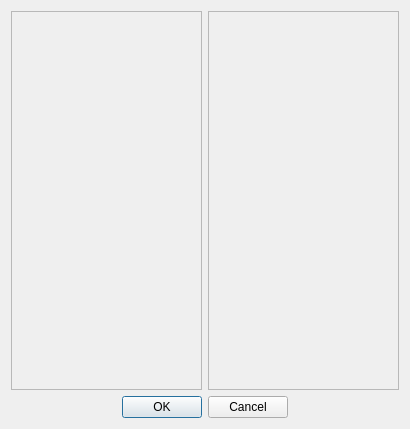
<?xml version="1.0" encoding="UTF-8"?>
<ui version="4.0">
 <class>ManageSwarmDialog</class>
 <widget class="QDialog" name="ManageSwarmDialog">
  <property name="geometry">
   <rect>
    <x>0</x>
    <y>0</y>
    <width>410</width>
    <height>429</height>
   </rect>
  </property>
  <property name="windowTitle">
   <string>Manage Swarm</string>
  </property>
  <layout class="QVBoxLayout" name="verticalLayout_2">
   <item>
    <layout class="QHBoxLayout" name="horizontalLayout">
     <item>
      <layout class="QVBoxLayout" name="verticalLayout_3">
       <property name="spacing">
        <number>0</number>
       </property>
       <item>
        <widget class="QScrollArea" name="addUAVWidget">
         <property name="widgetResizable">
          <bool>true</bool>
         </property>
         <widget class="QWidget" name="scrollAreaWidgetContents_3">
          <property name="geometry">
           <rect>
            <x>0</x>
            <y>0</y>
            <width>186</width>
            <height>363</height>
           </rect>
          </property>
          <layout class="QVBoxLayout" name="verticalLayout_5">
           <item>
            <layout class="QVBoxLayout" name="addUAVLay">
             <property name="spacing">
              <number>7</number>
             </property>
            </layout>
           </item>
           <item>
            <spacer name="verticalSpacer">
             <property name="orientation">
              <enum>Qt::Vertical</enum>
             </property>
             <property name="sizeHint" stdset="0">
              <size>
               <width>20</width>
               <height>40</height>
              </size>
             </property>
            </spacer>
           </item>
          </layout>
         </widget>
        </widget>
       </item>
      </layout>
     </item>
     <item>
      <layout class="QVBoxLayout" name="verticalLayout">
       <property name="spacing">
        <number>0</number>
       </property>
       <item>
        <widget class="QScrollArea" name="addThreatWidget">
         <property name="widgetResizable">
          <bool>true</bool>
         </property>
         <widget class="QWidget" name="scrollAreaWidgetContents_4">
          <property name="geometry">
           <rect>
            <x>0</x>
            <y>0</y>
            <width>185</width>
            <height>363</height>
           </rect>
          </property>
          <layout class="QVBoxLayout" name="verticalLayout_7">
           <item>
            <layout class="QVBoxLayout" name="addThreatLay"/>
           </item>
           <item>
            <spacer name="verticalSpacer_2">
             <property name="orientation">
              <enum>Qt::Vertical</enum>
             </property>
             <property name="sizeHint" stdset="0">
              <size>
               <width>20</width>
               <height>40</height>
              </size>
             </property>
            </spacer>
           </item>
          </layout>
         </widget>
        </widget>
       </item>
      </layout>
     </item>
    </layout>
   </item>
   <item>
    <layout class="QHBoxLayout" name="horizontalLayout_2">
     <item>
      <spacer name="horizontalSpacer">
       <property name="orientation">
        <enum>Qt::Horizontal</enum>
       </property>
       <property name="sizeHint" stdset="0">
        <size>
         <width>40</width>
         <height>20</height>
        </size>
       </property>
      </spacer>
     </item>
     <item>
      <widget class="QPushButton" name="OK">
       <property name="text">
        <string>OK</string>
       </property>
      </widget>
     </item>
     <item>
      <widget class="QPushButton" name="cancel">
       <property name="text">
        <string>Cancel</string>
       </property>
      </widget>
     </item>
     <item>
      <spacer name="horizontalSpacer_2">
       <property name="orientation">
        <enum>Qt::Horizontal</enum>
       </property>
       <property name="sizeHint" stdset="0">
        <size>
         <width>40</width>
         <height>20</height>
        </size>
       </property>
      </spacer>
     </item>
    </layout>
   </item>
  </layout>
 </widget>
 <resources/>
 <connections/>
</ui>
